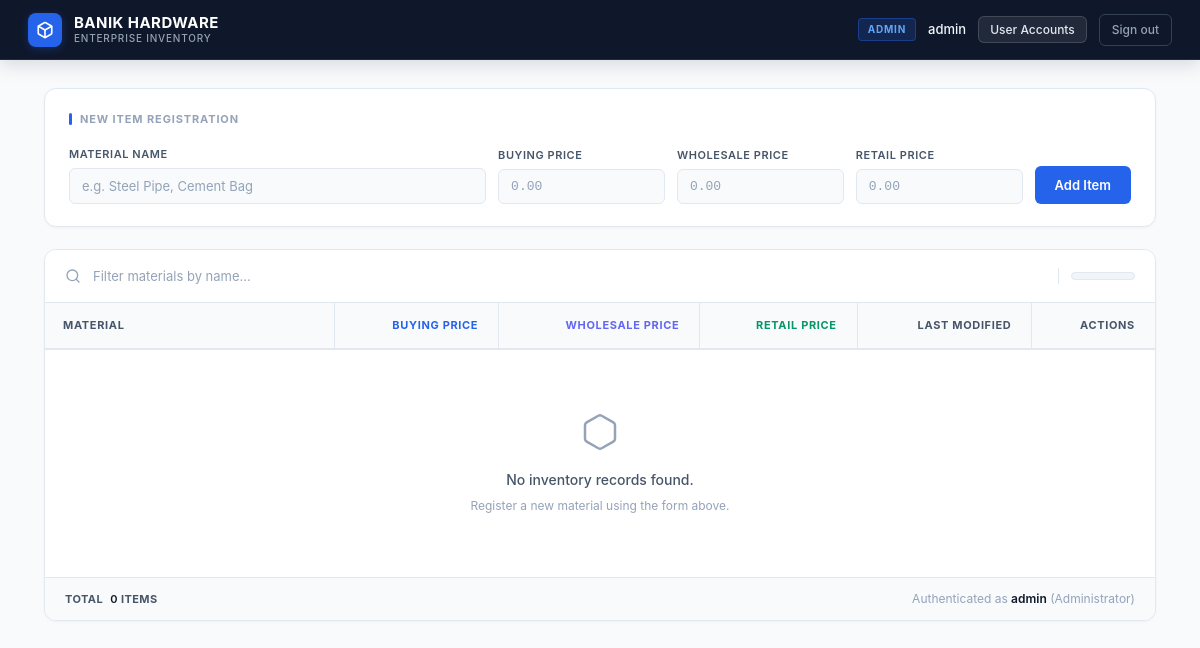
/ (signed in), run on an earlier commit of the app's database.
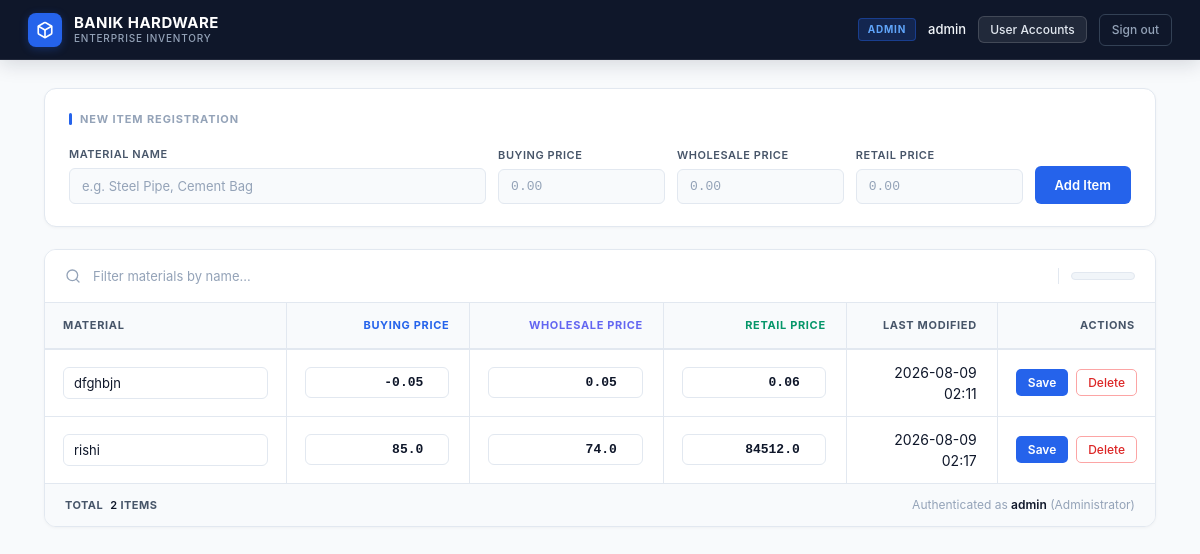
And on a later commit of the database.
### tables this page shows
CREATE TABLE inventory (
            id INTEGER PRIMARY KEY AUTOINCREMENT,
            material TEXT NOT NULL,
            buying_price REAL NOT NULL,
            wholesale_price REAL NOT NULL,
            retail_price REAL NOT NULL,
            updated_at TEXT NOT NULL
        );

### app.py (the view)
@app.route("/")
@login_required
def dashboard():
    db    = get_db()
    items = db.execute(
        text(f"SELECT * FROM inventory ORDER BY {ORDER_BY}")
    ).mappings().fetchall()
    users = []
    if session.get("role") == "admin":
        users = db.execute(
            text("SELECT username, role FROM users ORDER BY username")
        ).mappings().fetchall()
    return render_template(
        "index.html",
        items=items,
        users=users,
        role=session.get("role"),
        username=session.get("username"),
    )

### app.py (called while the page is built)
def get_db():
    if "db" not in g:
        g.db = _engine.connect()
    return g.db

def login_required(view):
    @wraps(view)
    def wrapped(*args, **kwargs):
        if "username" not in session:
            return redirect(url_for("login"))
        return view(*args, **kwargs)
    return wrapped

### templates/index.html (shortened to what this page needs)
<!DOCTYPE html>
<html lang="en">
<head>
<link rel="stylesheet" href="{{ url_for('static', filename='style.css') }}">
</head>
<body>
<header class="topbar">
  <div class="brand">
    <div class="brand-logo-mark">
    </div>
    <div class="brand-name">
      BANIK HARDWARE
      <small>Enterprise Inventory</small>
    </div>
  </div>
  <div class="who">
    <span class="badge badge-{{ role }}">{{ 'Admin' if role == 'admin' else 'Viewer' }}</span>
    <span class="username">{{ username }}</span>
    {% if role == 'admin' %}
      <button type="button" class="btn-subtle" onclick="toggleUsersModal()">User Accounts</button>
    {% else %}
      <button type="button" class="btn-subtle" onclick="togglePasswordModal()">Change Password</button>
    {% endif %}
    <a href="{{ url_for('logout') }}" class="logout">Sign out</a>
  </div>
</header>
<main class="wrap">
  {% if role == 'admin' %}
  <section class="add-panel">
    <div class="panel-title">New Item Registration</div>
    <form method="POST" action="{{ url_for('add_item') }}" class="row-form">
      <div class="field">
        <span class="field-label">Material Name</span>
        <input type="text" name="material" placeholder="e.g. Steel Pipe, Cement Bag" required>
      </div>
      <div class="field">
        <span class="field-label">Buying Price</span>
        <input type="number" step="0.01" min="0" name="buying_price" placeholder="0.00" required>
      </div>
      <div class="field">
        <span class="field-label">Wholesale Price</span>
        <input type="number" step="0.01" min="0" name="wholesale_price" placeholder="0.00" required>
      </div>
      <div class="field">
        <span class="field-label">Retail Price</span>
        <input type="number" step="0.01" min="0" name="retail_price" placeholder="0.00" required>
      </div>
      <div class="field">
        <span class="field-label">&nbsp;</span>
        <button type="submit" class="btn-add">Add Item</button>
      </div>
    </form>
  </section>
  {% endif %}
  <section class="table-panel">
    <div class="search-bar">
      <svg class="search-icon" width="16" height="16" viewBox="0 0 24 24" fill="none" stroke="currentColor" stroke-width="2" stroke-linecap="round" stroke-linejoin="round"><circle cx="11" cy="11" r="8"></circle><line x1="21" y1="21" x2="16.65" y2="16.65"></line></svg>
      <input
        id="search-input"
        type="search"
        placeholder="Filter materials by name..."
        autocomplete="off"
        aria-label="Search materials"
      >
      <span id="search-count" class="search-count" aria-live="polite"></span>
    </div>
    <div class="table-responsive-container">
      <table class="ledger">
        <thead>
          <tr>
            <th class="col-mat">Material</th>
            <th class="th-buy col-num-hdr">Buying Price</th>
            <th class="th-ws col-num-hdr">Wholesale Price</th>
            <th class="th-ret col-num-hdr">Retail Price</th>
            <th class="th-upd col-date-hdr">Last Modified</th>
            {% if role == 'admin' %}<th class="th-acts">Actions</th>{% endif %}
          </tr>
        </thead>
        <tbody>
          {% for item in items %}
          <tr data-material="{{ item['material']|lower }}" style="--row-i: {{ loop.index }}">
            {% if role == 'admin' %}
              <td class="material-cell col-mat">
                <input form="edit-{{ item['id'] }}" type="text" name="material"
                       value="{{ item['material'] }}" required>
              </td>
              <td class="col-num">
                <input form="edit-{{ item['id'] }}" type="number" step="0.01" min="0"
                       name="buying_price" value="{{ item['buying_price'] }}" required>
              </td>
              <td class="col-num">
                <input form="edit-{{ item['id'] }}" type="number" step="0.01" min="0"
                       name="wholesale_price" value="{{ item['wholesale_price'] }}" required>
              </td>
              <td class="col-num">
                <input form="edit-{{ item['id'] }}" type="number" step="0.01" min="0"
                       name="retail_price" value="{{ item['retail_price'] }}" required>
              </td>
              <td class="col-date">{{ item['updated_at'] }}</td>
              <td class="col-actions">
                <form id="edit-{{ item['id'] }}" method="POST"
                      action="{{ url_for('edit_item', item_id=item['id']) }}"
                      class="inline-form">
                  <button type="submit" class="btn-save">Save</button>
                </form>
                <form method="POST"
                      action="{{ url_for('delete_item', item_id=item['id']) }}"
                      class="inline-form"
                      onsubmit="return confirm('Confirm deletion of \'{{ item['material'] }}\'?')">
                  <button type="submit" class="btn-delete">Delete</button>
                </form>
              </td>
            {% endif %}
          </tr>
          {% else %}
          <tr class="empty-row">
            <td colspan="{{ 6 if role == 'admin' else 5 }}">
              <div class="empty">
                <p>No inventory records found.</p>
                {% if role == 'admin' %}
                  <small>Register a new material using the form above.</small>
                {% else %}
                  <small>Contact an administrator to add inventory items.</small>
                {% endif %}
              </div>
            </td>
          </tr>
          {% endfor %}
        </tbody>
      </table>
    </div>
    <div class="table-footer">
      <span>
        <span class="footer-chip">TOTAL <strong id="total-count" style="margin-left:4px;">{{ items|length }}</strong> ITEMS</span>
      </span>
      {% if role == 'admin' %}
        <span>Authenticated as <strong>{{ username }}</strong> (Administrator)</span>
      {% else %}
        <span>Authenticated as <strong>{{ username }}</strong> (Read-Only Mode)</span>
      {% endif %}
    </div>
  </section>
</main>
</body>
</html>

What changed in the data, as far as the page shows it:
added inventory: material "dfghbjn", buying_price "-0.05", wholesale_price "0.05", retail_price "0.06", updated_at "2026-08-09 02:11"
added inventory: material "rishi", buying_price "85.0", wholesale_price "74.0", retail_price "84512.0", updated_at "2026-08-09 02:17"
Also different on the page:
{{ items|length }}: "0" → "2"
new list line: "Save Delete"
text no longer shown: "No inventory records found. Register a new material using the form above."
